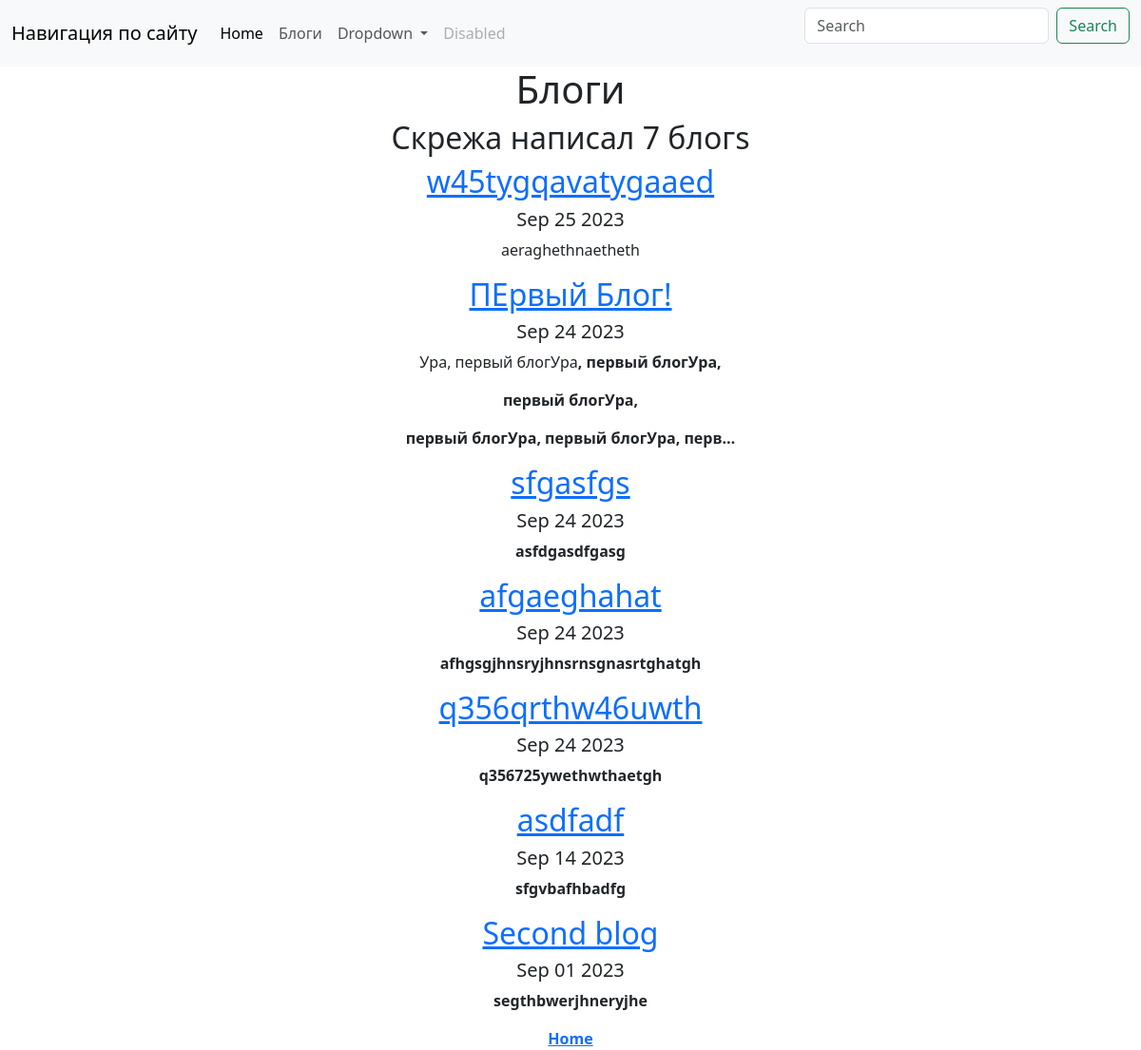
Screenshot of /blog/ with the database file from the repository.
### blog/models.py (models this page shows, shortened)
class Blog(models.Model):
    title = models.CharField(max_length=200)
    discription = models.TextField()
    date = models.DateField(default=timezone.now())

### blog/views.py (the view)
# urls.py: path('', views.all_blogs, name='all_blogs'),
def all_blogs(request):
    blogs = Blog.objects.order_by('-date')
    return render(request, 'blog/all_blogs.html', {'blogs':blogs})

### blog/templates/blog/all_blogs.html (shortened to what this page needs)
<link rel="stylesheet" href="https://cdn.jsdelivr.net/npm/bootstrap@4.6.2/dist/css/bootstrap.min.css">
<!DOCTYPE html>
  {%  extends 'portfolio/base.html'  %}
  {%  block content  %}
<html lang="en">
<head>
</head>
<body>
<div class="container text-center">
<h1>Блоги</h1>
    <h2>Скрежа написал {{ blogs.count }} блог{{ blogs.count|pluralize }}</h2>
{% for blog in blogs %}
<a href="{% url 'blog:detail'  blog.id %}"><h2>{{ blog.title }}</h2></a>
<h5>{{ blog.date|date:'M d Y' }}</h5>
<p>{{ blog.discription|safe|truncatechars:100 }}</p>
{% endfor %}
    <a href = "{% url 'home' %}" >Home</a>
</div>
</body>
{%  endblock  %}

### portfolio/templates/portfolio/base.html (shortened to what this page needs)
<!DOCTYPE html>
<!doctype html>
<html lang="en">
  <head>
    <link href="https://cdn.jsdelivr.net/npm/bootstrap@5.3.2/dist/css/bootstrap.min.css" rel="stylesheet">
  </head>
  <body>
  <nav class="navbar navbar-expand-lg bg-body-tertiary">
  <div class="container-fluid">
    <a class="navbar-brand" href="#">Навигация по сайту</a>
    <div class="collapse navbar-collapse" id="navbarSupportedContent">
      <ul class="navbar-nav me-auto mb-2 mb-lg-0">
        <li class="nav-item">
          <a class="nav-link active" aria-current="page" href="{% url 'home' %}">Home</a>
        </li>
        <li class="nav-item">
          <a class="nav-link" href="{% url 'blog:all_blogs' %}">Блоги</a>
        </li>
        <li class="nav-item dropdown">
          <a class="nav-link dropdown-toggle" href="#" role="button" data-bs-toggle="dropdown" aria-expanded="false">
            Dropdown
          </a>
        </li>
        <li class="nav-item">
          <a class="nav-link disabled" aria-disabled="true">Disabled</a>
        </li>
      </ul>
      <form class="d-flex" role="search">
        <input class="form-control me-2" type="search" placeholder="Search" aria-label="Search">
        <button class="btn btn-outline-success" type="submit">Search</button>
      </form>
    </div>
  </div>
</nav>
  {%  block content  %}{%  endblock  %}
  </body>
</html>

### rows the page displays
Blog: title "w45tygqavatygaaed", date "Sep 25 2023", discription "aeraghethnaetheth"
Blog: title "ПЕрвый Блог!", date "Sep 24 2023", discription "Ура, первый блогУра первый блогУра, первый блогУра, перв… , первый блогУра, первый блогУра,"
Blog: title "sfgasfgs", date "Sep 24 2023", discription "asfdgasdfgasg"
Blog: title "afgaeghahat", date "Sep 24 2023", discription "afhgsgjhnsryjhnsrnsgnasrtghatgh"
Blog: title "q356qrthw46uwth", date "Sep 24 2023", discription "q356725ywethwthaetgh"
Blog: title "asdfadf", date "Sep 14 2023", discription "sfgvbafhbadfg"
Blog: title "Second blog", date "Sep 01 2023", discription "segthbwerjhneryjhe"

### other values shown
{{ blogs.count }} "7"
